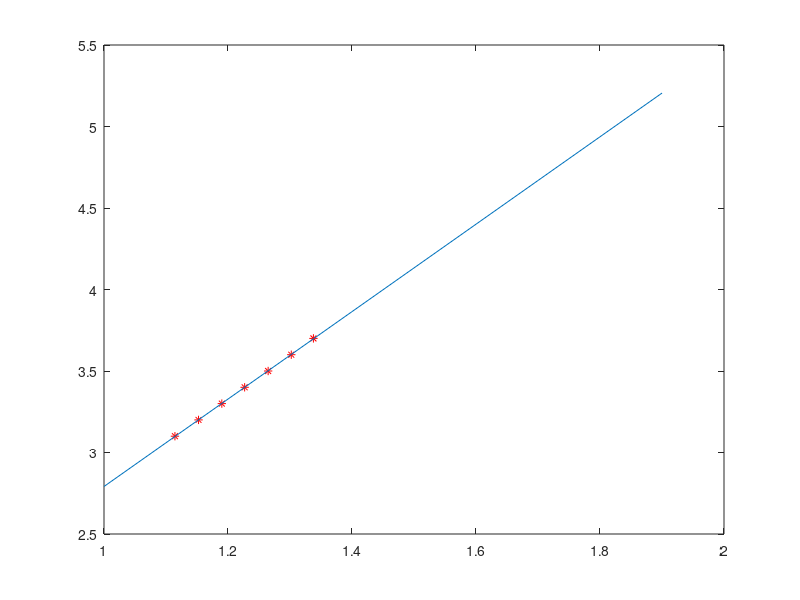

Source code (MATLAB):
close;
Vref = 1.9;
ADC_range = 2^12 - 1;
VoltageOfPowerSource = [3.5 3.6 3.7 3.4 3.3 3.2 3.1];
ADC_reading = [2726 2725 2727 2726 2724 2726 2727; 2807 2807 2805 2807 2806 2805 2807;
                          2883 2884 2883 2883 2884 2883 2883; 2642 2643 2646 2645 2644 2647 2642;
                          2564 2566 2562 2564 2563 2568 2567; 2484 2483 2485 2481 2487 2485 2482;
                          2406 2400 2399 2399 2406 2401 2402;]';
ADC_voltage = zeros(1, size(ADC_reading, 2));

for i = 1:size(ADC_voltage, 2);
    ADC_voltage(i) =  mean(ADC_reading(:,i)) / 4095 * Vref;
end

plot(ADC_voltage, VoltageOfPowerSource, '*r');
hold on;

xx = 1:0.1:1.9;
BAT_voltage_estimate = zeros(1, size(xx, 2));
[P, s] = polyfit(ADC_voltage, VoltageOfPowerSource, 1);

for i = 1:size(BAT_voltage_estimate, 2)
    BAT_voltage_estimate(i) = P(1) * xx(i) + P(2);
end

plot(xx, BAT_voltage_estimate);